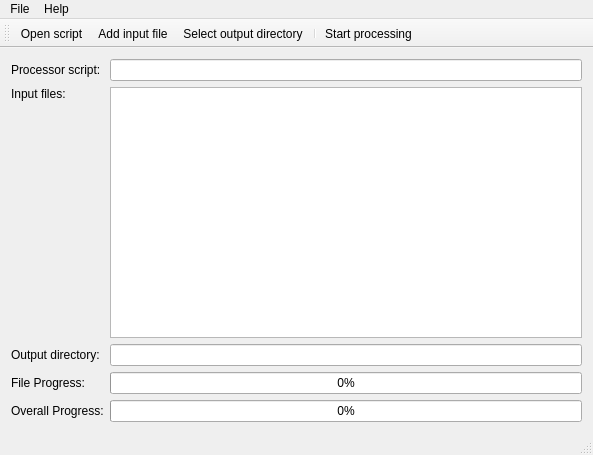
<?xml version="1.0" encoding="UTF-8"?>
<ui version="4.0">
 <class>MainWindow</class>
 <widget class="QMainWindow" name="MainWindow">
  <property name="geometry">
   <rect>
    <x>0</x>
    <y>0</y>
    <width>593</width>
    <height>455</height>
   </rect>
  </property>
  <property name="windowTitle">
   <string>TeamCAMS Log Processor</string>
  </property>
  <property name="windowIcon">
   <iconset resource="resources.qrc">
    <normaloff>:/icons/images/icona.png</normaloff>:/icons/images/icona.png</iconset>
  </property>
  <widget class="QWidget" name="centralWidget">
   <layout class="QGridLayout" name="gridLayout">
    <item row="5" column="1">
     <widget class="QProgressBar" name="fileProgressBar">
      <property name="value">
       <number>0</number>
      </property>
     </widget>
    </item>
    <item row="0" column="1">
     <widget class="QLineEdit" name="procScriptEdit"/>
    </item>
    <item row="5" column="0">
     <widget class="QLabel" name="label_4">
      <property name="text">
       <string>File Progress:</string>
      </property>
     </widget>
    </item>
    <item row="2" column="1">
     <widget class="QListWidget" name="inputFileList"/>
    </item>
    <item row="6" column="1">
     <widget class="QProgressBar" name="overallProgressBar">
      <property name="value">
       <number>0</number>
      </property>
     </widget>
    </item>
    <item row="4" column="1">
     <widget class="QLineEdit" name="outDirEdit"/>
    </item>
    <item row="0" column="0">
     <widget class="QLabel" name="label_2">
      <property name="text">
       <string>Processor script:</string>
      </property>
     </widget>
    </item>
    <item row="4" column="0">
     <widget class="QLabel" name="label_3">
      <property name="text">
       <string>Output directory:</string>
      </property>
     </widget>
    </item>
    <item row="6" column="0">
     <widget class="QLabel" name="label_6">
      <property name="text">
       <string>Overall Progress:</string>
      </property>
     </widget>
    </item>
    <item row="2" column="0">
     <widget class="QLabel" name="label">
      <property name="text">
       <string>Input files:</string>
      </property>
      <property name="alignment">
       <set>Qt::AlignmentFlag::AlignLeading|Qt::AlignmentFlag::AlignLeft|Qt::AlignmentFlag::AlignTop</set>
      </property>
     </widget>
    </item>
   </layout>
  </widget>
  <widget class="QMenuBar" name="menuBar">
   <property name="geometry">
    <rect>
     <x>0</x>
     <y>0</y>
     <width>593</width>
     <height>23</height>
    </rect>
   </property>
   <widget class="QMenu" name="menuFile">
    <property name="title">
     <string>File</string>
    </property>
    <addaction name="actionOpen_processor_script"/>
    <addaction name="actionAdd_input_file"/>
    <addaction name="actionSelect_output_directory"/>
    <addaction name="separator"/>
    <addaction name="actionStart_processing"/>
    <addaction name="separator"/>
    <addaction name="actionExit"/>
   </widget>
   <widget class="QMenu" name="menuHelp">
    <property name="title">
     <string>Help</string>
    </property>
    <addaction name="actionAbout"/>
   </widget>
   <addaction name="menuFile"/>
   <addaction name="menuHelp"/>
  </widget>
  <widget class="QToolBar" name="mainToolBar">
   <property name="toolButtonStyle">
    <enum>Qt::ToolButtonStyle::ToolButtonTextUnderIcon</enum>
   </property>
   <attribute name="toolBarArea">
    <enum>TopToolBarArea</enum>
   </attribute>
   <attribute name="toolBarBreak">
    <bool>false</bool>
   </attribute>
   <addaction name="actionOpen_processor_script"/>
   <addaction name="actionAdd_input_file"/>
   <addaction name="actionSelect_output_directory"/>
   <addaction name="separator"/>
   <addaction name="actionStart_processing"/>
  </widget>
  <widget class="QStatusBar" name="statusBar"/>
  <action name="actionOpen_processor_script">
   <property name="icon">
    <iconset resource="resources.qrc">
     <normaloff>:/icons/images/Gear.png</normaloff>:/icons/images/Gear.png</iconset>
   </property>
   <property name="text">
    <string>Open script</string>
   </property>
  </action>
  <action name="actionAdd_input_file">
   <property name="icon">
    <iconset resource="resources.qrc">
     <normaloff>:/icons/images/Plus.png</normaloff>:/icons/images/Plus.png</iconset>
   </property>
   <property name="text">
    <string>Add input file </string>
   </property>
  </action>
  <action name="actionSelect_output_directory">
   <property name="icon">
    <iconset resource="resources.qrc">
     <normaloff>:/icons/images/Download.png</normaloff>:/icons/images/Download.png</iconset>
   </property>
   <property name="text">
    <string>Select output directory</string>
   </property>
  </action>
  <action name="actionStart_processing">
   <property name="icon">
    <iconset resource="resources.qrc">
     <normaloff>:/icons/images/Bolt.png</normaloff>:/icons/images/Bolt.png</iconset>
   </property>
   <property name="text">
    <string>Start processing</string>
   </property>
  </action>
  <action name="actionExit">
   <property name="text">
    <string>Exit</string>
   </property>
  </action>
  <action name="actionAbout">
   <property name="text">
    <string>About reCAMS Log Processor</string>
   </property>
  </action>
  <action name="actionRemove_input_file">
   <property name="text">
    <string>Remove selected</string>
   </property>
   <property name="toolTip">
    <string>Remove selected input files</string>
   </property>
  </action>
  <action name="actionSelect_All">
   <property name="text">
    <string>Select All</string>
   </property>
  </action>
  <action name="actionDeselect_All">
   <property name="text">
    <string>Deselect All</string>
   </property>
  </action>
  <action name="actionInvert_Selection">
   <property name="text">
    <string>Invert Selection</string>
   </property>
  </action>
 </widget>
 <layoutdefault spacing="6" margin="11"/>
 <resources>
  <include location="resources.qrc"/>
 </resources>
 <connections/>
</ui>
